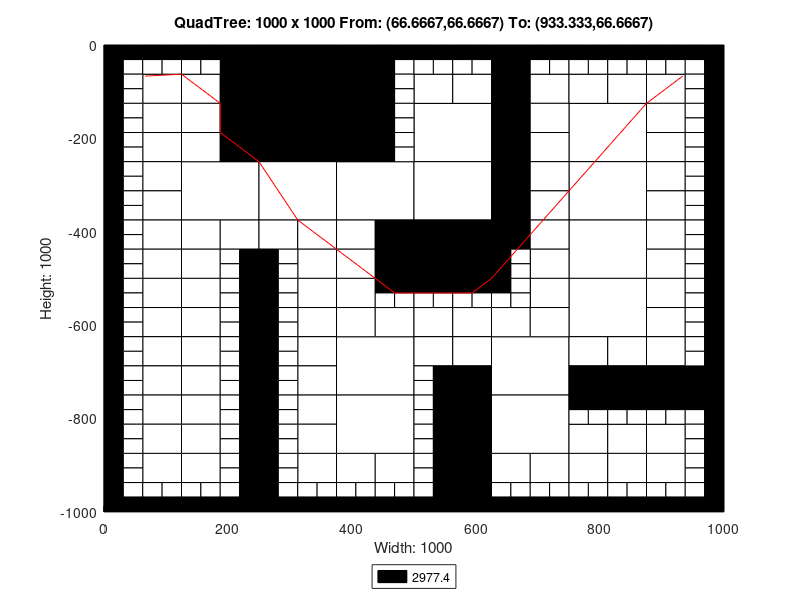

The MATLAB script that drew this image:
axis([0 1000 -1000 0]);
title('QuadTree: 1000 x 1000 From: (66.6667,66.6667) To: (933.333,66.6667)');
xlabel('Width: 1000');
ylabel('Height: 1000');
rectangle('Position',[250 -125 125 125], 'FaceColor',[0 0 0]);
rectangle('Position',[250 -250 125 125], 'FaceColor',[0 0 0]);
rectangle('Position',[125 -375 125 125], 'FaceColor',[1 1 1]);
rectangle('Position',[250 -375 125 125], 'FaceColor',[1 1 1]);
rectangle('Position',[375 -375 125 125], 'FaceColor',[1 1 1]);
rectangle('Position',[500 -250 125 125], 'FaceColor',[1 1 1]);
rectangle('Position',[750 -250 125 125], 'FaceColor',[1 1 1]);
rectangle('Position',[500 -375 125 125], 'FaceColor',[1 1 1]);
rectangle('Position',[500 -500 125 125], 'FaceColor',[0 0 0]);
rectangle('Position',[750 -375 125 125], 'FaceColor',[1 1 1]);
rectangle('Position',[750 -500 125 125], 'FaceColor',[1 1 1]);
rectangle('Position',[375 -750 125 125], 'FaceColor',[1 1 1]);
rectangle('Position',[375 -875 125 125], 'FaceColor',[1 1 1]);
rectangle('Position',[625 -750 125 125], 'FaceColor',[1 1 1]);
rectangle('Position',[750 -625 125 125], 'FaceColor',[1 1 1]);
rectangle('Position',[625 -875 125 125], 'FaceColor',[1 1 1]);
rectangle('Position',[62.5 -125 62.5 62.5], 'FaceColor',[1 1 1]);
rectangle('Position',[187.5 -62.5 62.5 62.5], 'FaceColor',[0 0 0]);
rectangle('Position',[125 -125 62.5 62.5], 'FaceColor',[1 1 1]);
rectangle('Position',[187.5 -125 62.5 62.5], 'FaceColor',[0 0 0]);
rectangle('Position',[62.5 -187.5 62.5 62.5], 'FaceColor',[1 1 1]);
rectangle('Position',[62.5 -250 62.5 62.5], 'FaceColor',[1 1 1]);
rectangle('Position',[125 -187.5 62.5 62.5], 'FaceColor',[1 1 1]);
rectangle('Position',[187.5 -187.5 62.5 62.5], 'FaceColor',[0 0 0]);
rectangle('Position',[125 -250 62.5 62.5], 'FaceColor',[1 1 1]);
rectangle('Position',[187.5 -250 62.5 62.5], 'FaceColor',[0 0 0]);
rectangle('Position',[375 -62.5 62.5 62.5], 'FaceColor',[0 0 0]);
rectangle('Position',[375 -125 62.5 62.5], 'FaceColor',[0 0 0]);
rectangle('Position',[375 -187.5 62.5 62.5], 'FaceColor',[0 0 0]);
rectangle('Position',[375 -250 62.5 62.5], 'FaceColor',[0 0 0]);
rectangle('Position',[62.5 -312.5 62.5 62.5], 'FaceColor',[1 1 1]);
rectangle('Position',[62.5 -375 62.5 62.5], 'FaceColor',[1 1 1]);
rectangle('Position',[62.5 -437.5 62.5 62.5], 'FaceColor',[1 1 1]);
rectangle('Position',[62.5 -500 62.5 62.5], 'FaceColor',[1 1 1]);
rectangle('Position',[125 -437.5 62.5 62.5], 'FaceColor',[1 1 1]);
rectangle('Position',[187.5 -437.5 62.5 62.5], 'FaceColor',[1 1 1]);
rectangle('Position',[125 -500 62.5 62.5], 'FaceColor',[1 1 1]);
rectangle('Position',[250 -437.5 62.5 62.5], 'FaceColor',[1 1 1]);
rectangle('Position',[312.5 -437.5 62.5 62.5], 'FaceColor',[1 1 1]);
rectangle('Position',[312.5 -500 62.5 62.5], 'FaceColor',[1 1 1]);
rectangle('Position',[375 -437.5 62.5 62.5], 'FaceColor',[1 1 1]);
rectangle('Position',[437.5 -437.5 62.5 62.5], 'FaceColor',[0 0 0]);
rectangle('Position',[375 -500 62.5 62.5], 'FaceColor',[1 1 1]);
rectangle('Position',[437.5 -500 62.5 62.5], 'FaceColor',[0 0 0]);
rectangle('Position',[500 -125 62.5 62.5], 'FaceColor',[1 1 1]);
rectangle('Position',[562.5 -125 62.5 62.5], 'FaceColor',[1 1 1]);
rectangle('Position',[625 -62.5 62.5 62.5], 'FaceColor',[0 0 0]);
rectangle('Position',[625 -125 62.5 62.5], 'FaceColor',[0 0 0]);
rectangle('Position',[687.5 -125 62.5 62.5], 'FaceColor',[1 1 1]);
rectangle('Position',[625 -187.5 62.5 62.5], 'FaceColor',[0 0 0]);
rectangle('Position',[687.5 -187.5 62.5 62.5], 'FaceColor',[1 1 1]);
rectangle('Position',[625 -250 62.5 62.5], 'FaceColor',[0 0 0]);
rectangle('Position',[687.5 -250 62.5 62.5], 'FaceColor',[1 1 1]);
rectangle('Position',[750 -125 62.5 62.5], 'FaceColor',[1 1 1]);
rectangle('Position',[812.5 -125 62.5 62.5], 'FaceColor',[1 1 1]);
rectangle('Position',[875 -125 62.5 62.5], 'FaceColor',[1 1 1]);
rectangle('Position',[875 -187.5 62.5 62.5], 'FaceColor',[1 1 1]);
rectangle('Position',[875 -250 62.5 62.5], 'FaceColor',[1 1 1]);
rectangle('Position',[625 -312.5 62.5 62.5], 'FaceColor',[0 0 0]);
rectangle('Position',[687.5 -312.5 62.5 62.5], 'FaceColor',[1 1 1]);
rectangle('Position',[625 -375 62.5 62.5], 'FaceColor',[0 0 0]);
rectangle('Position',[687.5 -375 62.5 62.5], 'FaceColor',[1 1 1]);
rectangle('Position',[625 -437.5 62.5 62.5], 'FaceColor',[0 0 0]);
rectangle('Position',[687.5 -437.5 62.5 62.5], 'FaceColor',[1 1 1]);
rectangle('Position',[687.5 -500 62.5 62.5], 'FaceColor',[1 1 1]);
rectangle('Position',[875 -312.5 62.5 62.5], 'FaceColor',[1 1 1]);
rectangle('Position',[875 -375 62.5 62.5], 'FaceColor',[1 1 1]);
rectangle('Position',[875 -437.5 62.5 62.5], 'FaceColor',[1 1 1]);
rectangle('Position',[875 -500 62.5 62.5], 'FaceColor',[1 1 1]);
rectangle('Position',[62.5 -562.5 62.5 62.5], 'FaceColor',[1 1 1]);
rectangle('Position',[62.5 -625 62.5 62.5], 'FaceColor',[1 1 1]);
rectangle('Position',[125 -562.5 62.5 62.5], 'FaceColor',[1 1 1]);
rectangle('Position',[125 -625 62.5 62.5], 'FaceColor',[1 1 1]);
rectangle('Position',[62.5 -687.5 62.5 62.5], 'FaceColor',[1 1 1]);
rectangle('Position',[62.5 -750 62.5 62.5], 'FaceColor',[1 1 1]);
rectangle('Position',[125 -687.5 62.5 62.5], 'FaceColor',[1 1 1]);
rectangle('Position',[125 -750 62.5 62.5], 'FaceColor',[1 1 1]);
rectangle('Position',[312.5 -562.5 62.5 62.5], 'FaceColor',[1 1 1]);
rectangle('Position',[312.5 -625 62.5 62.5], 'FaceColor',[1 1 1]);
rectangle('Position',[375 -562.5 62.5 62.5], 'FaceColor',[1 1 1]);
rectangle('Position',[375 -625 62.5 62.5], 'FaceColor',[1 1 1]);
rectangle('Position',[437.5 -625 62.5 62.5], 'FaceColor',[1 1 1]);
rectangle('Position',[312.5 -687.5 62.5 62.5], 'FaceColor',[1 1 1]);
rectangle('Position',[312.5 -750 62.5 62.5], 'FaceColor',[1 1 1]);
rectangle('Position',[62.5 -812.5 62.5 62.5], 'FaceColor',[1 1 1]);
rectangle('Position',[62.5 -875 62.5 62.5], 'FaceColor',[1 1 1]);
rectangle('Position',[125 -812.5 62.5 62.5], 'FaceColor',[1 1 1]);
rectangle('Position',[125 -875 62.5 62.5], 'FaceColor',[1 1 1]);
rectangle('Position',[62.5 -937.5 62.5 62.5], 'FaceColor',[1 1 1]);
rectangle('Position',[125 -937.5 62.5 62.5], 'FaceColor',[1 1 1]);
rectangle('Position',[312.5 -812.5 62.5 62.5], 'FaceColor',[1 1 1]);
rectangle('Position',[312.5 -875 62.5 62.5], 'FaceColor',[1 1 1]);
rectangle('Position',[312.5 -937.5 62.5 62.5], 'FaceColor',[1 1 1]);
rectangle('Position',[375 -937.5 62.5 62.5], 'FaceColor',[1 1 1]);
rectangle('Position',[437.5 -937.5 62.5 62.5], 'FaceColor',[1 1 1]);
rectangle('Position',[500 -625 62.5 62.5], 'FaceColor',[1 1 1]);
rectangle('Position',[562.5 -625 62.5 62.5], 'FaceColor',[1 1 1]);
rectangle('Position',[687.5 -562.5 62.5 62.5], 'FaceColor',[1 1 1]);
rectangle('Position',[625 -625 62.5 62.5], 'FaceColor',[1 1 1]);
rectangle('Position',[687.5 -625 62.5 62.5], 'FaceColor',[1 1 1]);
rectangle('Position',[500 -687.5 62.5 62.5], 'FaceColor',[1 1 1]);
rectangle('Position',[562.5 -687.5 62.5 62.5], 'FaceColor',[1 1 1]);
rectangle('Position',[562.5 -750 62.5 62.5], 'FaceColor',[0 0 0]);
rectangle('Position',[875 -562.5 62.5 62.5], 'FaceColor',[1 1 1]);
rectangle('Position',[875 -625 62.5 62.5], 'FaceColor',[1 1 1]);
rectangle('Position',[750 -687.5 62.5 62.5], 'FaceColor',[1 1 1]);
rectangle('Position',[812.5 -687.5 62.5 62.5], 'FaceColor',[1 1 1]);
rectangle('Position',[750 -750 62.5 62.5], 'FaceColor',[0 0 0]);
rectangle('Position',[812.5 -750 62.5 62.5], 'FaceColor',[0 0 0]);
rectangle('Position',[875 -687.5 62.5 62.5], 'FaceColor',[1 1 1]);
rectangle('Position',[875 -750 62.5 62.5], 'FaceColor',[0 0 0]);
rectangle('Position',[937.5 -750 62.5 62.5], 'FaceColor',[0 0 0]);
rectangle('Position',[562.5 -812.5 62.5 62.5], 'FaceColor',[0 0 0]);
rectangle('Position',[562.5 -875 62.5 62.5], 'FaceColor',[0 0 0]);
rectangle('Position',[562.5 -937.5 62.5 62.5], 'FaceColor',[0 0 0]);
rectangle('Position',[562.5 -1000 62.5 62.5], 'FaceColor',[0 0 0]);
rectangle('Position',[625 -937.5 62.5 62.5], 'FaceColor',[1 1 1]);
rectangle('Position',[687.5 -937.5 62.5 62.5], 'FaceColor',[1 1 1]);
rectangle('Position',[750 -875 62.5 62.5], 'FaceColor',[1 1 1]);
rectangle('Position',[812.5 -875 62.5 62.5], 'FaceColor',[1 1 1]);
rectangle('Position',[875 -875 62.5 62.5], 'FaceColor',[1 1 1]);
rectangle('Position',[750 -937.5 62.5 62.5], 'FaceColor',[1 1 1]);
rectangle('Position',[812.5 -937.5 62.5 62.5], 'FaceColor',[1 1 1]);
rectangle('Position',[875 -937.5 62.5 62.5], 'FaceColor',[1 1 1]);
rectangle('Position',[0 -31.25 31.25 31.25], 'FaceColor',[0 0 0]);
rectangle('Position',[31.25 -31.25 31.25 31.25], 'FaceColor',[0 0 0]);
rectangle('Position',[0 -62.5 31.25 31.25], 'FaceColor',[0 0 0]);
rectangle('Position',[31.25 -62.5 31.25 31.25], 'FaceColor',[1 1 1]);
rectangle('Position',[62.5 -31.25 31.25 31.25], 'FaceColor',[0 0 0]);
rectangle('Position',[93.75 -31.25 31.25 31.25], 'FaceColor',[0 0 0]);
rectangle('Position',[62.5 -62.5 31.25 31.25], 'FaceColor',[1 1 1]);
rectangle('Position',[93.75 -62.5 31.25 31.25], 'FaceColor',[1 1 1]);
rectangle('Position',[0 -93.75 31.25 31.25], 'FaceColor',[0 0 0]);
rectangle('Position',[31.25 -93.75 31.25 31.25], 'FaceColor',[1 1 1]);
rectangle('Position',[0 -125 31.25 31.25], 'FaceColor',[0 0 0]);
rectangle('Position',[31.25 -125 31.25 31.25], 'FaceColor',[1 1 1]);
rectangle('Position',[125 -31.25 31.25 31.25], 'FaceColor',[0 0 0]);
rectangle('Position',[156.25 -31.25 31.25 31.25], 'FaceColor',[0 0 0]);
rectangle('Position',[125 -62.5 31.25 31.25], 'FaceColor',[1 1 1]);
rectangle('Position',[156.25 -62.5 31.25 31.25], 'FaceColor',[1 1 1]);
rectangle('Position',[0 -156.25 31.25 31.25], 'FaceColor',[0 0 0]);
rectangle('Position',[31.25 -156.25 31.25 31.25], 'FaceColor',[1 1 1]);
rectangle('Position',[0 -187.5 31.25 31.25], 'FaceColor',[0 0 0]);
rectangle('Position',[31.25 -187.5 31.25 31.25], 'FaceColor',[1 1 1]);
rectangle('Position',[0 -218.75 31.25 31.25], 'FaceColor',[0 0 0]);
rectangle('Position',[31.25 -218.75 31.25 31.25], 'FaceColor',[1 1 1]);
rectangle('Position',[0 -250 31.25 31.25], 'FaceColor',[0 0 0]);
rectangle('Position',[31.25 -250 31.25 31.25], 'FaceColor',[1 1 1]);
rectangle('Position',[437.5 -31.25 31.25 31.25], 'FaceColor',[0 0 0]);
rectangle('Position',[468.75 -31.25 31.25 31.25], 'FaceColor',[0 0 0]);
rectangle('Position',[437.5 -62.5 31.25 31.25], 'FaceColor',[0 0 0]);
rectangle('Position',[468.75 -62.5 31.25 31.25], 'FaceColor',[1 1 1]);
rectangle('Position',[437.5 -93.75 31.25 31.25], 'FaceColor',[0 0 0]);
rectangle('Position',[468.75 -93.75 31.25 31.25], 'FaceColor',[1 1 1]);
rectangle('Position',[437.5 -125 31.25 31.25], 'FaceColor',[0 0 0]);
rectangle('Position',[468.75 -125 31.25 31.25], 'FaceColor',[1 1 1]);
rectangle('Position',[437.5 -156.25 31.25 31.25], 'FaceColor',[0 0 0]);
rectangle('Position',[468.75 -156.25 31.25 31.25], 'FaceColor',[1 1 1]);
rectangle('Position',[437.5 -187.5 31.25 31.25], 'FaceColor',[0 0 0]);
rectangle('Position',[468.75 -187.5 31.25 31.25], 'FaceColor',[1 1 1]);
rectangle('Position',[437.5 -218.75 31.25 31.25], 'FaceColor',[0 0 0]);
rectangle('Position',[468.75 -218.75 31.25 31.25], 'FaceColor',[1 1 1]);
rectangle('Position',[437.5 -250 31.25 31.25], 'FaceColor',[0 0 0]);
rectangle('Position',[468.75 -250 31.25 31.25], 'FaceColor',[1 1 1]);
rectangle('Position',[0 -281.25 31.25 31.25], 'FaceColor',[0 0 0]);
rectangle('Position',[31.25 -281.25 31.25 31.25], 'FaceColor',[1 1 1]);
rectangle('Position',[0 -312.5 31.25 31.25], 'FaceColor',[0 0 0]);
rectangle('Position',[31.25 -312.5 31.25 31.25], 'FaceColor',[1 1 1]);
rectangle('Position',[0 -343.75 31.25 31.25], 'FaceColor',[0 0 0]);
rectangle('Position',[31.25 -343.75 31.25 31.25], 'FaceColor',[1 1 1]);
rectangle('Position',[0 -375 31.25 31.25], 'FaceColor',[0 0 0]);
rectangle('Position',[31.25 -375 31.25 31.25], 'FaceColor',[1 1 1]);
rectangle('Position',[0 -406.25 31.25 31.25], 'FaceColor',[0 0 0]);
rectangle('Position',[31.25 -406.25 31.25 31.25], 'FaceColor',[1 1 1]);
rectangle('Position',[0 -437.5 31.25 31.25], 'FaceColor',[0 0 0]);
rectangle('Position',[31.25 -437.5 31.25 31.25], 'FaceColor',[1 1 1]);
rectangle('Position',[0 -468.75 31.25 31.25], 'FaceColor',[0 0 0]);
rectangle('Position',[31.25 -468.75 31.25 31.25], 'FaceColor',[1 1 1]);
rectangle('Position',[0 -500 31.25 31.25], 'FaceColor',[0 0 0]);
rectangle('Position',[31.25 -500 31.25 31.25], 'FaceColor',[1 1 1]);
rectangle('Position',[187.5 -468.75 31.25 31.25], 'FaceColor',[1 1 1]);
rectangle('Position',[218.75 -468.75 31.25 31.25], 'FaceColor',[0 0 0]);
rectangle('Position',[187.5 -500 31.25 31.25], 'FaceColor',[1 1 1]);
rectangle('Position',[218.75 -500 31.25 31.25], 'FaceColor',[0 0 0]);
rectangle('Position',[250 -468.75 31.25 31.25], 'FaceColor',[0 0 0]);
rectangle('Position',[281.25 -468.75 31.25 31.25], 'FaceColor',[1 1 1]);
rectangle('Position',[250 -500 31.25 31.25], 'FaceColor',[0 0 0]);
rectangle('Position',[281.25 -500 31.25 31.25], 'FaceColor',[1 1 1]);
rectangle('Position',[500 -31.25 31.25 31.25], 'FaceColor',[0 0 0]);
rectangle('Position',[531.25 -31.25 31.25 31.25], 'FaceColor',[0 0 0]);
rectangle('Position',[500 -62.5 31.25 31.25], 'FaceColor',[1 1 1]);
rectangle('Position',[531.25 -62.5 31.25 31.25], 'FaceColor',[1 1 1]);
rectangle('Position',[562.5 -31.25 31.25 31.25], 'FaceColor',[0 0 0]);
rectangle('Position',[593.75 -31.25 31.25 31.25], 'FaceColor',[0 0 0]);
rectangle('Position',[562.5 -62.5 31.25 31.25], 'FaceColor',[1 1 1]);
rectangle('Position',[593.75 -62.5 31.25 31.25], 'FaceColor',[1 1 1]);
rectangle('Position',[687.5 -31.25 31.25 31.25], 'FaceColor',[0 0 0]);
rectangle('Position',[718.75 -31.25 31.25 31.25], 'FaceColor',[0 0 0]);
rectangle('Position',[687.5 -62.5 31.25 31.25], 'FaceColor',[1 1 1]);
rectangle('Position',[718.75 -62.5 31.25 31.25], 'FaceColor',[1 1 1]);
rectangle('Position',[750 -31.25 31.25 31.25], 'FaceColor',[0 0 0]);
rectangle('Position',[781.25 -31.25 31.25 31.25], 'FaceColor',[0 0 0]);
rectangle('Position',[750 -62.5 31.25 31.25], 'FaceColor',[1 1 1]);
rectangle('Position',[781.25 -62.5 31.25 31.25], 'FaceColor',[1 1 1]);
rectangle('Position',[812.5 -31.25 31.25 31.25], 'FaceColor',[0 0 0]);
rectangle('Position',[843.75 -31.25 31.25 31.25], 'FaceColor',[0 0 0]);
rectangle('Position',[812.5 -62.5 31.25 31.25], 'FaceColor',[1 1 1]);
rectangle('Position',[843.75 -62.5 31.25 31.25], 'FaceColor',[1 1 1]);
rectangle('Position',[875 -31.25 31.25 31.25], 'FaceColor',[0 0 0]);
rectangle('Position',[906.25 -31.25 31.25 31.25], 'FaceColor',[0 0 0]);
rectangle('Position',[875 -62.5 31.25 31.25], 'FaceColor',[1 1 1]);
rectangle('Position',[906.25 -62.5 31.25 31.25], 'FaceColor',[1 1 1]);
rectangle('Position',[937.5 -31.25 31.25 31.25], 'FaceColor',[0 0 0]);
rectangle('Position',[968.75 -31.25 31.25 31.25], 'FaceColor',[0 0 0]);
rectangle('Position',[937.5 -62.5 31.25 31.25], 'FaceColor',[1 1 1]);
rectangle('Position',[968.75 -62.5 31.25 31.25], 'FaceColor',[0 0 0]);
rectangle('Position',[937.5 -93.75 31.25 31.25], 'FaceColor',[1 1 1]);
rectangle('Position',[968.75 -93.75 31.25 31.25], 'FaceColor',[0 0 0]);
rectangle('Position',[937.5 -125 31.25 31.25], 'FaceColor',[1 1 1]);
rectangle('Position',[968.75 -125 31.25 31.25], 'FaceColor',[0 0 0]);
rectangle('Position',[937.5 -156.25 31.25 31.25], 'FaceColor',[1 1 1]);
rectangle('Position',[968.75 -156.25 31.25 31.25], 'FaceColor',[0 0 0]);
rectangle('Position',[937.5 -187.5 31.25 31.25], 'FaceColor',[1 1 1]);
rectangle('Position',[968.75 -187.5 31.25 31.25], 'FaceColor',[0 0 0]);
rectangle('Position',[937.5 -218.75 31.25 31.25], 'FaceColor',[1 1 1]);
rectangle('Position',[968.75 -218.75 31.25 31.25], 'FaceColor',[0 0 0]);
rectangle('Position',[937.5 -250 31.25 31.25], 'FaceColor',[1 1 1]);
rectangle('Position',[968.75 -250 31.25 31.25], 'FaceColor',[0 0 0]);
rectangle('Position',[625 -468.75 31.25 31.25], 'FaceColor',[0 0 0]);
rectangle('Position',[656.25 -468.75 31.25 31.25], 'FaceColor',[1 1 1]);
rectangle('Position',[625 -500 31.25 31.25], 'FaceColor',[0 0 0]);
rectangle('Position',[656.25 -500 31.25 31.25], 'FaceColor',[1 1 1]);
rectangle('Position',[937.5 -281.25 31.25 31.25], 'FaceColor',[1 1 1]);
rectangle('Position',[968.75 -281.25 31.25 31.25], 'FaceColor',[0 0 0]);
rectangle('Position',[937.5 -312.5 31.25 31.25], 'FaceColor',[1 1 1]);
rectangle('Position',[968.75 -312.5 31.25 31.25], 'FaceColor',[0 0 0]);
rectangle('Position',[937.5 -343.75 31.25 31.25], 'FaceColor',[1 1 1]);
rectangle('Position',[968.75 -343.75 31.25 31.25], 'FaceColor',[0 0 0]);
rectangle('Position',[937.5 -375 31.25 31.25], 'FaceColor',[1 1 1]);
rectangle('Position',[968.75 -375 31.25 31.25], 'FaceColor',[0 0 0]);
rectangle('Position',[937.5 -406.25 31.25 31.25], 'FaceColor',[1 1 1]);
rectangle('Position',[968.75 -406.25 31.25 31.25], 'FaceColor',[0 0 0]);
rectangle('Position',[937.5 -437.5 31.25 31.25], 'FaceColor',[1 1 1]);
rectangle('Position',[968.75 -437.5 31.25 31.25], 'FaceColor',[0 0 0]);
rectangle('Position',[937.5 -468.75 31.25 31.25], 'FaceColor',[1 1 1]);
rectangle('Position',[968.75 -468.75 31.25 31.25], 'FaceColor',[0 0 0]);
rectangle('Position',[937.5 -500 31.25 31.25], 'FaceColor',[1 1 1]);
rectangle('Position',[968.75 -500 31.25 31.25], 'FaceColor',[0 0 0]);
rectangle('Position',[0 -531.25 31.25 31.25], 'FaceColor',[0 0 0]);
rectangle('Position',[31.25 -531.25 31.25 31.25], 'FaceColor',[1 1 1]);
rectangle('Position',[0 -562.5 31.25 31.25], 'FaceColor',[0 0 0]);
rectangle('Position',[31.25 -562.5 31.25 31.25], 'FaceColor',[1 1 1]);
rectangle('Position',[0 -593.75 31.25 31.25], 'FaceColor',[0 0 0]);
rectangle('Position',[31.25 -593.75 31.25 31.25], 'FaceColor',[1 1 1]);
rectangle('Position',[0 -625 31.25 31.25], 'FaceColor',[0 0 0]);
rectangle('Position',[31.25 -625 31.25 31.25], 'FaceColor',[1 1 1]);
rectangle('Position',[187.5 -531.25 31.25 31.25], 'FaceColor',[1 1 1]);
rectangle('Position',[218.75 -531.25 31.25 31.25], 'FaceColor',[0 0 0]);
rectangle('Position',[187.5 -562.5 31.25 31.25], 'FaceColor',[1 1 1]);
rectangle('Position',[218.75 -562.5 31.25 31.25], 'FaceColor',[0 0 0]);
rectangle('Position',[187.5 -593.75 31.25 31.25], 'FaceColor',[1 1 1]);
rectangle('Position',[218.75 -593.75 31.25 31.25], 'FaceColor',[0 0 0]);
rectangle('Position',[187.5 -625 31.25 31.25], 'FaceColor',[1 1 1]);
rectangle('Position',[218.75 -625 31.25 31.25], 'FaceColor',[0 0 0]);
rectangle('Position',[0 -656.25 31.25 31.25], 'FaceColor',[0 0 0]);
rectangle('Position',[31.25 -656.25 31.25 31.25], 'FaceColor',[1 1 1]);
rectangle('Position',[0 -687.5 31.25 31.25], 'FaceColor',[0 0 0]);
rectangle('Position',[31.25 -687.5 31.25 31.25], 'FaceColor',[1 1 1]);
rectangle('Position',[0 -718.75 31.25 31.25], 'FaceColor',[0 0 0]);
rectangle('Position',[31.25 -718.75 31.25 31.25], 'FaceColor',[1 1 1]);
rectangle('Position',[0 -750 31.25 31.25], 'FaceColor',[0 0 0]);
rectangle('Position',[31.25 -750 31.25 31.25], 'FaceColor',[1 1 1]);
rectangle('Position',[187.5 -656.25 31.25 31.25], 'FaceColor',[1 1 1]);
rectangle('Position',[218.75 -656.25 31.25 31.25], 'FaceColor',[0 0 0]);
rectangle('Position',[187.5 -687.5 31.25 31.25], 'FaceColor',[1 1 1]);
rectangle('Position',[218.75 -687.5 31.25 31.25], 'FaceColor',[0 0 0]);
rectangle('Position',[187.5 -718.75 31.25 31.25], 'FaceColor',[1 1 1]);
rectangle('Position',[218.75 -718.75 31.25 31.25], 'FaceColor',[0 0 0]);
rectangle('Position',[187.5 -750 31.25 31.25], 'FaceColor',[1 1 1]);
rectangle('Position',[218.75 -750 31.25 31.25], 'FaceColor',[0 0 0]);
rectangle('Position',[250 -531.25 31.25 31.25], 'FaceColor',[0 0 0]);
rectangle('Position',[281.25 -531.25 31.25 31.25], 'FaceColor',[1 1 1]);
rectangle('Position',[250 -562.5 31.25 31.25], 'FaceColor',[0 0 0]);
rectangle('Position',[281.25 -562.5 31.25 31.25], 'FaceColor',[1 1 1]);
rectangle('Position',[250 -593.75 31.25 31.25], 'FaceColor',[0 0 0]);
rectangle('Position',[281.25 -593.75 31.25 31.25], 'FaceColor',[1 1 1]);
rectangle('Position',[250 -625 31.25 31.25], 'FaceColor',[0 0 0]);
rectangle('Position',[281.25 -625 31.25 31.25], 'FaceColor',[1 1 1]);
rectangle('Position',[437.5 -531.25 31.25 31.25], 'FaceColor',[0 0 0]);
rectangle('Position',[468.75 -531.25 31.25 31.25], 'FaceColor',[0 0 0]);
rectangle('Position',[437.5 -562.5 31.25 31.25], 'FaceColor',[1 1 1]);
rectangle('Position',[468.75 -562.5 31.25 31.25], 'FaceColor',[1 1 1]);
rectangle('Position',[250 -656.25 31.25 31.25], 'FaceColor',[0 0 0]);
rectangle('Position',[281.25 -656.25 31.25 31.25], 'FaceColor',[1 1 1]);
rectangle('Position',[250 -687.5 31.25 31.25], 'FaceColor',[0 0 0]);
rectangle('Position',[281.25 -687.5 31.25 31.25], 'FaceColor',[1 1 1]);
rectangle('Position',[250 -718.75 31.25 31.25], 'FaceColor',[0 0 0]);
rectangle('Position',[281.25 -718.75 31.25 31.25], 'FaceColor',[1 1 1]);
rectangle('Position',[250 -750 31.25 31.25], 'FaceColor',[0 0 0]);
rectangle('Position',[281.25 -750 31.25 31.25], 'FaceColor',[1 1 1]);
rectangle('Position',[0 -781.25 31.25 31.25], 'FaceColor',[0 0 0]);
rectangle('Position',[31.25 -781.25 31.25 31.25], 'FaceColor',[1 1 1]);
rectangle('Position',[0 -812.5 31.25 31.25], 'FaceColor',[0 0 0]);
rectangle('Position',[31.25 -812.5 31.25 31.25], 'FaceColor',[1 1 1]);
rectangle('Position',[0 -843.75 31.25 31.25], 'FaceColor',[0 0 0]);
rectangle('Position',[31.25 -843.75 31.25 31.25], 'FaceColor',[1 1 1]);
rectangle('Position',[0 -875 31.25 31.25], 'FaceColor',[0 0 0]);
rectangle('Position',[31.25 -875 31.25 31.25], 'FaceColor',[1 1 1]);
rectangle('Position',[187.5 -781.25 31.25 31.25], 'FaceColor',[1 1 1]);
rectangle('Position',[218.75 -781.25 31.25 31.25], 'FaceColor',[0 0 0]);
rectangle('Position',[187.5 -812.5 31.25 31.25], 'FaceColor',[1 1 1]);
rectangle('Position',[218.75 -812.5 31.25 31.25], 'FaceColor',[0 0 0]);
rectangle('Position',[187.5 -843.75 31.25 31.25], 'FaceColor',[1 1 1]);
rectangle('Position',[218.75 -843.75 31.25 31.25], 'FaceColor',[0 0 0]);
rectangle('Position',[187.5 -875 31.25 31.25], 'FaceColor',[1 1 1]);
rectangle('Position',[218.75 -875 31.25 31.25], 'FaceColor',[0 0 0]);
rectangle('Position',[0 -906.25 31.25 31.25], 'FaceColor',[0 0 0]);
rectangle('Position',[31.25 -906.25 31.25 31.25], 'FaceColor',[1 1 1]);
rectangle('Position',[0 -937.5 31.25 31.25], 'FaceColor',[0 0 0]);
rectangle('Position',[31.25 -937.5 31.25 31.25], 'FaceColor',[1 1 1]);
rectangle('Position',[0 -968.75 31.25 31.25], 'FaceColor',[0 0 0]);
rectangle('Position',[31.25 -968.75 31.25 31.25], 'FaceColor',[1 1 1]);
rectangle('Position',[0 -1000 31.25 31.25], 'FaceColor',[0 0 0]);
rectangle('Position',[31.25 -1000 31.25 31.25], 'FaceColor',[0 0 0]);
rectangle('Position',[62.5 -968.75 31.25 31.25], 'FaceColor',[1 1 1]);
rectangle('Position',[93.75 -968.75 31.25 31.25], 'FaceColor',[1 1 1]);
rectangle('Position',[62.5 -1000 31.25 31.25], 'FaceColor',[0 0 0]);
rectangle('Position',[93.75 -1000 31.25 31.25], 'FaceColor',[0 0 0]);
rectangle('Position',[187.5 -906.25 31.25 31.25], 'FaceColor',[1 1 1]);
rectangle('Position',[218.75 -906.25 31.25 31.25], 'FaceColor',[0 0 0]);
rectangle('Position',[187.5 -937.5 31.25 31.25], 'FaceColor',[1 1 1]);
rectangle('Position',[218.75 -937.5 31.25 31.25], 'FaceColor',[0 0 0]);
rectangle('Position',[125 -968.75 31.25 31.25], 'FaceColor',[1 1 1]);
rectangle('Position',[156.25 -968.75 31.25 31.25], 'FaceColor',[1 1 1]);
rectangle('Position',[125 -1000 31.25 31.25], 'FaceColor',[0 0 0]);
rectangle('Position',[156.25 -1000 31.25 31.25], 'FaceColor',[0 0 0]);
rectangle('Position',[187.5 -968.75 31.25 31.25], 'FaceColor',[1 1 1]);
rectangle('Position',[218.75 -968.75 31.25 31.25], 'FaceColor',[0 0 0]);
rectangle('Position',[187.5 -1000 31.25 31.25], 'FaceColor',[0 0 0]);
rectangle('Position',[218.75 -1000 31.25 31.25], 'FaceColor',[0 0 0]);
rectangle('Position',[250 -781.25 31.25 31.25], 'FaceColor',[0 0 0]);
rectangle('Position',[281.25 -781.25 31.25 31.25], 'FaceColor',[1 1 1]);
rectangle('Position',[250 -812.5 31.25 31.25], 'FaceColor',[0 0 0]);
rectangle('Position',[281.25 -812.5 31.25 31.25], 'FaceColor',[1 1 1]);
rectangle('Position',[250 -843.75 31.25 31.25], 'FaceColor',[0 0 0]);
rectangle('Position',[281.25 -843.75 31.25 31.25], 'FaceColor',[1 1 1]);
rectangle('Position',[250 -875 31.25 31.25], 'FaceColor',[0 0 0]);
rectangle('Position',[281.25 -875 31.25 31.25], 'FaceColor',[1 1 1]);
rectangle('Position',[250 -906.25 31.25 31.25], 'FaceColor',[0 0 0]);
rectangle('Position',[281.25 -906.25 31.25 31.25], 'FaceColor',[1 1 1]);
rectangle('Position',[250 -937.5 31.25 31.25], 'FaceColor',[0 0 0]);
rectangle('Position',[281.25 -937.5 31.25 31.25], 'FaceColor',[1 1 1]);
rectangle('Position',[250 -968.75 31.25 31.25], 'FaceColor',[0 0 0]);
rectangle('Position',[281.25 -968.75 31.25 31.25], 'FaceColor',[1 1 1]);
rectangle('Position',[250 -1000 31.25 31.25], 'FaceColor',[0 0 0]);
rectangle('Position',[281.25 -1000 31.25 31.25], 'FaceColor',[0 0 0]);
rectangle('Position',[312.5 -968.75 31.25 31.25], 'FaceColor',[1 1 1]);
rectangle('Position',[343.75 -968.75 31.25 31.25], 'FaceColor',[1 1 1]);
rectangle('Position',[312.5 -1000 31.25 31.25], 'FaceColor',[0 0 0]);
rectangle('Position',[343.75 -1000 31.25 31.25], 'FaceColor',[0 0 0]);
rectangle('Position',[375 -968.75 31.25 31.25], 'FaceColor',[1 1 1]);
rectangle('Position',[406.25 -968.75 31.25 31.25], 'FaceColor',[1 1 1]);
rectangle('Position',[375 -1000 31.25 31.25], 'FaceColor',[0 0 0]);
rectangle('Position',[406.25 -1000 31.25 31.25], 'FaceColor',[0 0 0]);
rectangle('Position',[437.5 -968.75 31.25 31.25], 'FaceColor',[1 1 1]);
rectangle('Position',[468.75 -968.75 31.25 31.25], 'FaceColor',[1 1 1]);
rectangle('Position',[437.5 -1000 31.25 31.25], 'FaceColor',[0 0 0]);
rectangle('Position',[468.75 -1000 31.25 31.25], 'FaceColor',[0 0 0]);
rectangle('Position',[500 -531.25 31.25 31.25], 'FaceColor',[0 0 0]);
rectangle('Position',[531.25 -531.25 31.25 31.25], 'FaceColor',[0 0 0]);
rectangle('Position',[500 -562.5 31.25 31.25], 'FaceColor',[1 1 1]);
rectangle('Position',[531.25 -562.5 31.25 31.25], 'FaceColor',[1 1 1]);
rectangle('Position',[562.5 -531.25 31.25 31.25], 'FaceColor',[0 0 0]);
rectangle('Position',[593.75 -531.25 31.25 31.25], 'FaceColor',[0 0 0]);
rectangle('Position',[562.5 -562.5 31.25 31.25], 'FaceColor',[1 1 1]);
rectangle('Position',[593.75 -562.5 31.25 31.25], 'FaceColor',[1 1 1]);
rectangle('Position',[625 -531.25 31.25 31.25], 'FaceColor',[0 0 0]);
rectangle('Position',[656.25 -531.25 31.25 31.25], 'FaceColor',[1 1 1]);
rectangle('Position',[625 -562.5 31.25 31.25], 'FaceColor',[1 1 1]);
rectangle('Position',[656.25 -562.5 31.25 31.25], 'FaceColor',[1 1 1]);
rectangle('Position',[500 -718.75 31.25 31.25], 'FaceColor',[1 1 1]);
rectangle('Position',[531.25 -718.75 31.25 31.25], 'FaceColor',[0 0 0]);
rectangle('Position',[500 -750 31.25 31.25], 'FaceColor',[1 1 1]);
rectangle('Position',[531.25 -750 31.25 31.25], 'FaceColor',[0 0 0]);
rectangle('Position',[937.5 -531.25 31.25 31.25], 'FaceColor',[1 1 1]);
rectangle('Position',[968.75 -531.25 31.25 31.25], 'FaceColor',[0 0 0]);
rectangle('Position',[937.5 -562.5 31.25 31.25], 'FaceColor',[1 1 1]);
rectangle('Position',[968.75 -562.5 31.25 31.25], 'FaceColor',[0 0 0]);
rectangle('Position',[937.5 -593.75 31.25 31.25], 'FaceColor',[1 1 1]);
rectangle('Position',[968.75 -593.75 31.25 31.25], 'FaceColor',[0 0 0]);
rectangle('Position',[937.5 -625 31.25 31.25], 'FaceColor',[1 1 1]);
rectangle('Position',[968.75 -625 31.25 31.25], 'FaceColor',[0 0 0]);
rectangle('Position',[937.5 -656.25 31.25 31.25], 'FaceColor',[1 1 1]);
rectangle('Position',[968.75 -656.25 31.25 31.25], 'FaceColor',[0 0 0]);
rectangle('Position',[937.5 -687.5 31.25 31.25], 'FaceColor',[1 1 1]);
rectangle('Position',[968.75 -687.5 31.25 31.25], 'FaceColor',[0 0 0]);
rectangle('Position',[500 -781.25 31.25 31.25], 'FaceColor',[1 1 1]);
rectangle('Position',[531.25 -781.25 31.25 31.25], 'FaceColor',[0 0 0]);
rectangle('Position',[500 -812.5 31.25 31.25], 'FaceColor',[1 1 1]);
rectangle('Position',[531.25 -812.5 31.25 31.25], 'FaceColor',[0 0 0]);
rectangle('Position',[500 -843.75 31.25 31.25], 'FaceColor',[1 1 1]);
rectangle('Position',[531.25 -843.75 31.25 31.25], 'FaceColor',[0 0 0]);
rectangle('Position',[500 -875 31.25 31.25], 'FaceColor',[1 1 1]);
rectangle('Position',[531.25 -875 31.25 31.25], 'FaceColor',[0 0 0]);
rectangle('Position',[500 -906.25 31.25 31.25], 'FaceColor',[1 1 1]);
rectangle('Position',[531.25 -906.25 31.25 31.25], 'FaceColor',[0 0 0]);
rectangle('Position',[500 -937.5 31.25 31.25], 'FaceColor',[1 1 1]);
rectangle('Position',[531.25 -937.5 31.25 31.25], 'FaceColor',[0 0 0]);
rectangle('Position',[500 -968.75 31.25 31.25], 'FaceColor',[1 1 1]);
rectangle('Position',[531.25 -968.75 31.25 31.25], 'FaceColor',[0 0 0]);
rectangle('Position',[500 -1000 31.25 31.25], 'FaceColor',[0 0 0]);
rectangle('Position',[531.25 -1000 31.25 31.25], 'FaceColor',[0 0 0]);
rectangle('Position',[625 -968.75 31.25 31.25], 'FaceColor',[1 1 1]);
rectangle('Position',[656.25 -968.75 31.25 31.25], 'FaceColor',[1 1 1]);
rectangle('Position',[625 -1000 31.25 31.25], 'FaceColor',[0 0 0]);
rectangle('Position',[656.25 -1000 31.25 31.25], 'FaceColor',[0 0 0]);
rectangle('Position',[687.5 -968.75 31.25 31.25], 'FaceColor',[1 1 1]);
rectangle('Position',[718.75 -968.75 31.25 31.25], 'FaceColor',[1 1 1]);
rectangle('Position',[687.5 -1000 31.25 31.25], 'FaceColor',[0 0 0]);
rectangle('Position',[718.75 -1000 31.25 31.25], 'FaceColor',[0 0 0]);
rectangle('Position',[750 -781.25 31.25 31.25], 'FaceColor',[0 0 0]);
rectangle('Position',[781.25 -781.25 31.25 31.25], 'FaceColor',[0 0 0]);
rectangle('Position',[750 -812.5 31.25 31.25], 'FaceColor',[1 1 1]);
rectangle('Position',[781.25 -812.5 31.25 31.25], 'FaceColor',[1 1 1]);
rectangle('Position',[812.5 -781.25 31.25 31.25], 'FaceColor',[0 0 0]);
rectangle('Position',[843.75 -781.25 31.25 31.25], 'FaceColor',[0 0 0]);
rectangle('Position',[812.5 -812.5 31.25 31.25], 'FaceColor',[1 1 1]);
rectangle('Position',[843.75 -812.5 31.25 31.25], 'FaceColor',[1 1 1]);
rectangle('Position',[875 -781.25 31.25 31.25], 'FaceColor',[0 0 0]);
rectangle('Position',[906.25 -781.25 31.25 31.25], 'FaceColor',[0 0 0]);
rectangle('Position',[875 -812.5 31.25 31.25], 'FaceColor',[1 1 1]);
rectangle('Position',[906.25 -812.5 31.25 31.25], 'FaceColor',[1 1 1]);
rectangle('Position',[937.5 -781.25 31.25 31.25], 'FaceColor',[0 0 0]);
rectangle('Position',[968.75 -781.25 31.25 31.25], 'FaceColor',[0 0 0]);
rectangle('Position',[937.5 -812.5 31.25 31.25], 'FaceColor',[1 1 1]);
rectangle('Position',[968.75 -812.5 31.25 31.25], 'FaceColor',[0 0 0]);
rectangle('Position',[937.5 -843.75 31.25 31.25], 'FaceColor',[1 1 1]);
rectangle('Position',[968.75 -843.75 31.25 31.25], 'FaceColor',[0 0 0]);
rectangle('Position',[937.5 -875 31.25 31.25], 'FaceColor',[1 1 1]);
rectangle('Position',[968.75 -875 31.25 31.25], 'FaceColor',[0 0 0]);
rectangle('Position',[750 -968.75 31.25 31.25], 'FaceColor',[1 1 1]);
rectangle('Position',[781.25 -968.75 31.25 31.25], 'FaceColor',[1 1 1]);
rectangle('Position',[750 -1000 31.25 31.25], 'FaceColor',[0 0 0]);
rectangle('Position',[781.25 -1000 31.25 31.25], 'FaceColor',[0 0 0]);
rectangle('Position',[812.5 -968.75 31.25 31.25], 'FaceColor',[1 1 1]);
rectangle('Position',[843.75 -968.75 31.25 31.25], 'FaceColor',[1 1 1]);
rectangle('Position',[812.5 -1000 31.25 31.25], 'FaceColor',[0 0 0]);
rectangle('Position',[843.75 -1000 31.25 31.25], 'FaceColor',[0 0 0]);
rectangle('Position',[937.5 -906.25 31.25 31.25], 'FaceColor',[1 1 1]);
rectangle('Position',[968.75 -906.25 31.25 31.25], 'FaceColor',[0 0 0]);
rectangle('Position',[937.5 -937.5 31.25 31.25], 'FaceColor',[1 1 1]);
rectangle('Position',[968.75 -937.5 31.25 31.25], 'FaceColor',[0 0 0]);
rectangle('Position',[875 -968.75 31.25 31.25], 'FaceColor',[1 1 1]);
rectangle('Position',[906.25 -968.75 31.25 31.25], 'FaceColor',[1 1 1]);
rectangle('Position',[875 -1000 31.25 31.25], 'FaceColor',[0 0 0]);
rectangle('Position',[906.25 -1000 31.25 31.25], 'FaceColor',[0 0 0]);
rectangle('Position',[937.5 -968.75 31.25 31.25], 'FaceColor',[1 1 1]);
rectangle('Position',[968.75 -968.75 31.25 31.25], 'FaceColor',[0 0 0]);
rectangle('Position',[937.5 -1000 31.25 31.25], 'FaceColor',[0 0 0]);
rectangle('Position',[968.75 -1000 31.25 31.25], 'FaceColor',[0 0 0]);
X=[933.333,933.333,875,750,750,625,625,625,593.75,562.5,531.25,500,468.75,468.75,468.75,437.5,375,312.5,250,187.5,187.5,125,66.6667];
Y=[-66.6667,-66.6667,-125,-312.5,-312.5,-500,-500,-500,-531.25,-531.25,-531.25,-531.25,-531.25,-531.25,-531.25,-500,-437.5,-375,-250,-187.5,-125,-62.5,-66.6667];
hold on;
plot(X,Y,'r');
legend('2977.4','Location','southoutside');
